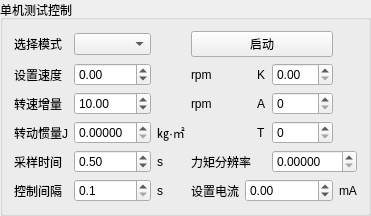
         <widget class="QGroupBox" name="groupBox_20">
          <property name="title">
           <string>单机测试控制</string>
          </property>
          <layout class="QGridLayout" name="gridLayout_28">
           <item row="0" column="0">
            <widget class="QLabel" name="label_145">
             <property name="sizePolicy">
              <sizepolicy hsizetype="Fixed" vsizetype="Preferred">
               <horstretch>0</horstretch>
               <verstretch>0</verstretch>
              </sizepolicy>
             </property>
             <property name="text">
              <string>选择模式</string>
             </property>
            </widget>
           </item>
           <item row="0" column="1">
            <widget class="QComboBox" name="comboBox_motor_test_mode_4">
             <property name="maximumSize">
              <size>
               <width>100</width>
               <height>16777215</height>
              </size>
             </property>
            </widget>
           </item>
           <item row="1" column="0">
            <widget class="QLabel" name="label_setval_4">
             <property name="sizePolicy">
              <sizepolicy hsizetype="Fixed" vsizetype="Preferred">
               <horstretch>0</horstretch>
               <verstretch>0</verstretch>
              </sizepolicy>
             </property>
             <property name="text">
              <string>设置速度</string>
             </property>
            </widget>
           </item>
           <item row="1" column="1">
            <widget class="QDoubleSpinBox" name="doubleSpinBox_motor_test_spd_4">
             <property name="maximumSize">
              <size>
               <width>100</width>
               <height>16777215</height>
              </size>
             </property>
             <property name="minimum">
              <double>-9000.000000000000000</double>
             </property>
             <property name="maximum">
              <double>9000.000000000000000</double>
             </property>
             <property name="singleStep">
              <double>1.000000000000000</double>
             </property>
            </widget>
           </item>
           <item row="1" column="3">
            <widget class="QLabel" name="label_5_4">
             <property name="text">
              <string>rpm</string>
             </property>
            </widget>
           </item>
           <item row="1" column="5">
            <widget class="QLabel" name="label_146">
             <property name="text">
              <string>K</string>
             </property>
            </widget>
           </item>
           <item row="1" column="6">
            <widget class="QDoubleSpinBox" name="doubleSpinBox_sin_K_4"/>
           </item>
           <item row="2" column="0">
            <widget class="QLabel" name="label_140">
             <property name="text">
              <string>转速增量</string>
             </property>
            </widget>
           </item>
           <item row="2" column="1">
            <widget class="QDoubleSpinBox" name="doubleSpinBox_motor_test_acc_4">
             <property name="minimum">
              <double>-500.000000000000000</double>
             </property>
             <property name="maximum">
              <double>500.000000000000000</double>
             </property>
             <property name="singleStep">
              <double>1.000000000000000</double>
             </property>
             <property name="value">
              <double>10.000000000000000</double>
             </property>
            </widget>
           </item>
           <item row="2" column="3">
            <widget class="QLabel" name="label_142">
             <property name="text">
              <string>rpm</string>
             </property>
            </widget>
           </item>
           <item row="2" column="5">
            <widget class="QLabel" name="label_141">
             <property name="text">
              <string>A</string>
             </property>
            </widget>
           </item>
           <item row="2" column="6">
            <widget class="QSpinBox" name="spinBox_sin_A_4">
             <property name="maximum">
              <number>10000</number>
             </property>
            </widget>
           </item>
           <item row="3" column="0">
            <widget class="QLabel" name="label_276">
             <property name="text">
              <string>转动惯量J</string>
             </property>
            </widget>
           </item>
           <item row="3" column="1">
            <widget class="QDoubleSpinBox" name="doubleSpinBox_J_4">
             <property name="decimals">
              <number>5</number>
             </property>
             <property name="singleStep">
              <double>0.000100000000000</double>
             </property>
             <property name="value">
              <double>0.000000000000000</double>
             </property>
            </widget>
           </item>
           <item row="3" column="2">
            <widget class="QLabel" name="label_278">
             <property name="text">
              <string>㎏·㎡</string>
             </property>
            </widget>
           </item>
           <item row="3" column="5">
            <widget class="QLabel" name="label_147">
             <property name="text">
              <string>T</string>
             </property>
            </widget>
           </item>
           <item row="3" column="6">
            <widget class="QSpinBox" name="spinBox_sin_T_4">
             <property name="maximum">
              <number>9999</number>
             </property>
            </widget>
           </item>
           <item row="4" column="0">
            <widget class="QLabel" name="label_143">
             <property name="text">
              <string>采样时间</string>
             </property>
            </widget>
           </item>
           <item row="4" column="1">
            <widget class="QDoubleSpinBox" name="doubleSpinBox_moto_test_time_4">
             <property name="minimum">
              <double>0.050000000000000</double>
             </property>
             <property name="maximum">
              <double>1.000000000000000</double>
             </property>
             <property name="singleStep">
              <double>0.050000000000000</double>
             </property>
             <property name="value">
              <double>0.500000000000000</double>
             </property>
            </widget>
           </item>
           <item row="4" column="2">
            <widget class="QLabel" name="label_144">
             <property name="text">
              <string>s</string>
             </property>
            </widget>
           </item>
           <item row="4" column="3" colspan="2">
            <widget class="QLabel" name="label_324">
             <property name="text">
              <string>力矩分辨率</string>
             </property>
            </widget>
           </item>
           <item row="4" column="6" colspan="2">
            <widget class="QDoubleSpinBox" name="doubleSpinBox_lj_resolution_ratio_4">
             <property name="decimals">
              <number>5</number>
             </property>
             <property name="singleStep">
              <double>0.001000000000000</double>
             </property>
             <property name="value">
              <double>0.000000000000000</double>
             </property>
            </widget>
           </item>
           <item row="5" column="0">
            <widget class="QLabel" name="label_277">
             <property name="text">
              <string>控制间隔</string>
             </property>
            </widget>
           </item>
           <item row="5" column="1">
            <widget class="QDoubleSpinBox" name="doubleSpinBox_test_interval_4">
             <property name="decimals">
              <number>1</number>
             </property>
             <property name="minimum">
              <double>0.100000000000000</double>
             </property>
             <property name="maximum">
              <double>0.500000000000000</double>
             </property>
             <property name="singleStep">
              <double>0.100000000000000</double>
             </property>
             <property name="value">
              <double>0.100000000000000</double>
             </property>
            </widget>
           </item>
           <item row="5" column="2">
            <widget class="QLabel" name="label_279">
             <property name="text">
              <string>s</string>
             </property>
            </widget>
           </item>
           <item row="5" column="3">
            <widget class="QLabel" name="label_setval_10">
             <property name="sizePolicy">
              <sizepolicy hsizetype="Fixed" vsizetype="Preferred">
               <horstretch>0</horstretch>
               <verstretch>0</verstretch>
              </sizepolicy>
             </property>
             <property name="text">
              <string>设置电流</string>
             </property>
            </widget>
           </item>
           <item row="5" column="4" colspan="3">
            <widget class="QDoubleSpinBox" name="doubleSpinBox_motor_test_cur_4">
             <property name="maximumSize">
              <size>
               <width>100</width>
               <height>16777215</height>
              </size>
             </property>
             <property name="minimum">
              <double>-550.000000000000000</double>
             </property>
             <property name="maximum">
              <double>550.000000000000000</double>
             </property>
             <property name="singleStep">
              <double>1.000000000000000</double>
             </property>
            </widget>
           </item>
           <item row="5" column="7">
            <widget class="QLabel" name="label_5_10">
             <property name="text">
              <string>mA</string>
             </property>
            </widget>
           </item>
           <item row="0" column="3" colspan="4">
            <widget class="QPushButton" name="pushButton_single_test_mode_4">
             <property name="text">
              <string>启动</string>
             </property>
            </widget>
           </item>
          </layout>
         </widget>
